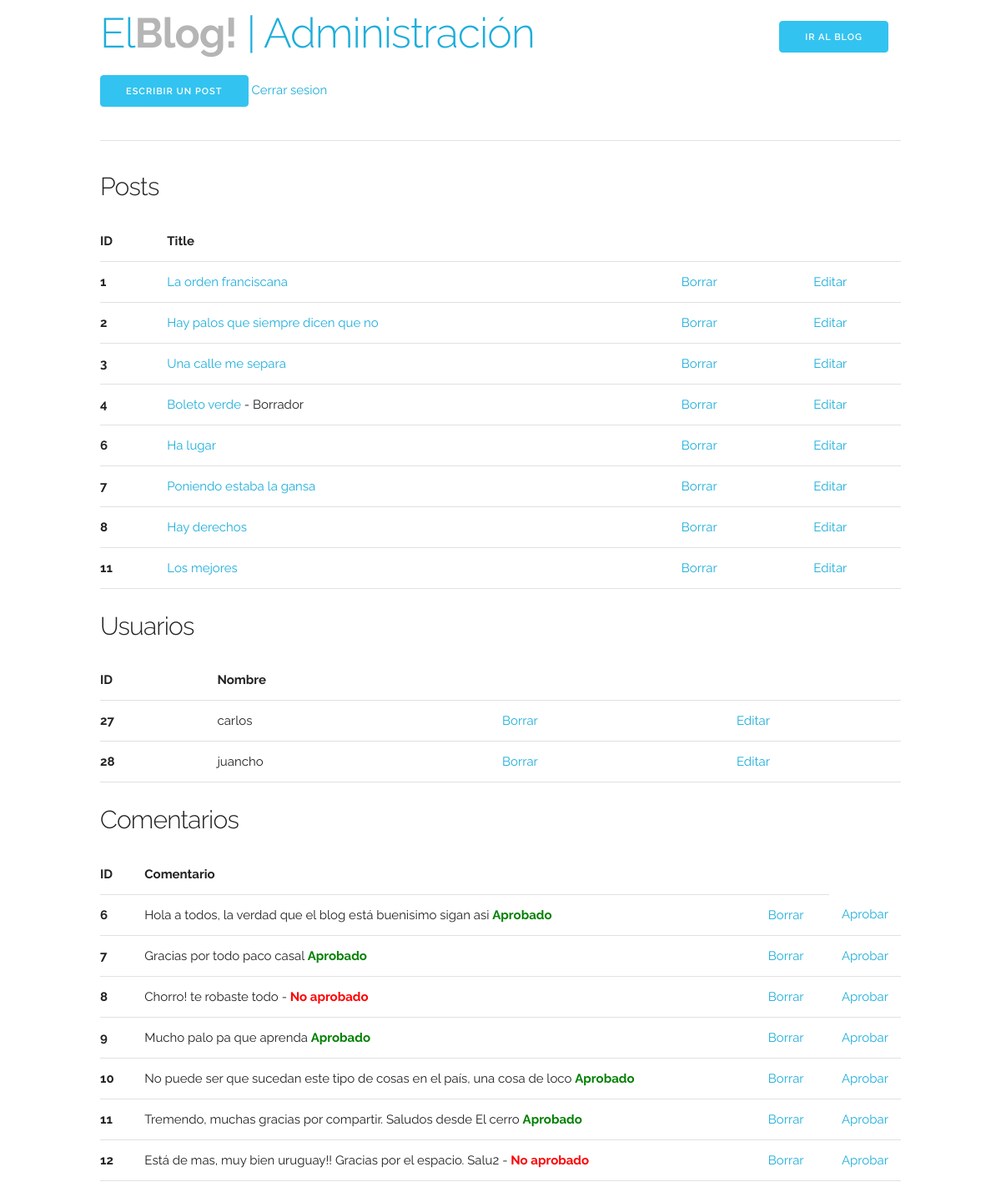
Page /admin/main.php (signed in) on the committed database.
### tables this page shows
CREATE TABLE IF NOT EXISTS `posts` (
  `id` int(11) NOT NULL,
  `title` varchar(255) NOT NULL,
  `content` text NOT NULL,
  `status` tinyint(4) NOT NULL DEFAULT '1',
  `countComments` int(11) NOT NULL,
  `img` text NOT NULL
);

CREATE TABLE IF NOT EXISTS `user` (
  `id` int(11) NOT NULL,
  `name` varchar(100) NOT NULL,
  `password` text NOT NULL,
  `hash` varchar(150) NOT NULL,
  `email` varchar(200) NOT NULL
);

CREATE TABLE IF NOT EXISTS `comments` (
  `id` int(11) NOT NULL,
  `idPost` int(11) NOT NULL,
  `name` varchar(255) NOT NULL,
  `email` varchar(255) NOT NULL,
  `comment` text NOT NULL,
  `status` tinyint(1) NOT NULL DEFAULT '0'
);

### app/models/Model.php (called while the page is built, shortened)
<?php
class Model
{
    private static $instance;
    public static function getInstance() {
        if( null === self::$instance ) {
          try {
              self::$instance = new PDO ("mysql:host=localhost;dbname=".self::DB_NAME."; charset=utf8", self::DB_USER, self::DB_PASS );
              self::$instance->setAttribute(PDO::ATTR_ERRMODE, PDO::ERRMODE_EXCEPTION);
          } catch(PDOException $e) {
              $this->_error = $e->getMessage();
          }
        }
        return self::$instance;
    }
}

### app/models/Post.php (called while the page is built, shortened)
<?php
include_once("Model.php");
class Post extends Model
{
    private $_db;
    public function __construct() {
        $this->_db = Model::getInstance();
    }
    public function listarPosts() {
      $sql = null;
      try {
            $sql = $this->_db->query("SELECT * FROM posts");
            $sql->setFetchMode(PDO::FETCH_OBJ);
        } catch(PDOException $e) {
            $this->_error = $e->getMessage();
        }
        return $sql;
    }
}

### app/models/Usuario.php (called while the page is built, shortened)
<?php
include_once('Model.php');
class Usuario extends Model
{
    private $_db;
    public function __construct() {
        $this->_db = Model::getInstance();
    }
    public function listarUsuarios() {
      $sql = null;
      try {
            $sql = $this->_db->query("SELECT * FROM user");
            $sql->setFetchMode(PDO::FETCH_OBJ);
        } catch(PDOException $e) {
            $this->_error = $e->getMessage();
        }
        return $sql;
    }
}

### app/models/Comments.php (called while the page is built, shortened)
<?php
include_once("Model.php");
class Comment extends Model
{
    private $_db;
    public function __construct() {
        $this->_db = Model::getInstance();
    }
    public function listarComments() {
      $sql = null;
      try {
            $sql = $this->_db->query("SELECT * FROM comments");
            $sql->setFetchMode(PDO::FETCH_OBJ);
        } catch(PDOException $e) {
            $this->_error = $e->getMessage();
        }
        return $sql;
    }
}

### app/views/vista_main.php (the view, shortened to what this page needs)
<!DOCTYPE html>
<html lang="en">
<head>
  <link rel="stylesheet" href="../css/normalize.css">
  <link rel="stylesheet" href="../css/skeleton.css">
  <link rel="stylesheet" href="../style.css">
</head>
<body>
  <div class="container">
    <?php include_once('headerAdmin.php') ?>
    <div class="row">
    <div class="u-full-width">
      <div id="posts">
        <h4>Posts</h4>
      <table class="u-full-width">
        <thead>
          <tr>
            <th>ID</th>
            <th>Title</th>
            <th>&nbsp;</th>
            <th>&nbsp;</th>
          </tr>
        </thead>
        <tbody>
          <?php
                foreach( $listaPosts as $pst ) {
               ?>
                <tr>
                      <td><strong><?php echo $pst->id ?></strong></td>
                      <td><a <?php echo 'href="../post.php?id='. $pst->id.'"'; ?> ><?php echo $pst->title ?></a> <?php if ($pst->status == 0) { echo " - Borrador";}?></td>
                      <td><a  <?php echo 'href="../app/delete_post.php?id='. $pst->id.'"'; ?> >Borrar</a></td>
                      <td><a   <?php echo 'href="edit.php?id='. $pst->id.'"'; ?> >Editar</a></td>
                </tr>
              <?php
                 }
              ?>
        </tbody>
      </table>
      </div>
</div>
    <div class="u-full-width">
        <div id="users">
          <h4>Usuarios</h4>
      <table class="u-full-width">
        <thead>
          <tr>
            <th>ID</th>
            <th>Nombre</th>
            <th>&nbsp;</th>
            <th>&nbsp;</th>
          </tr>
        </thead>
        <tbody>
          <?php
                foreach( $listaUsuarios as $usr ) { ?>
                <tr>
                      <td><strong><?php echo $usr->id ?></strong></td>
                      <td><?php echo $usr->name ?></td>
                      <td><a  <?php echo 'href="../app/delete_usuario.php?id='. $usr->id.'"'; ?> >Borrar</a></td>
                      <td><a   <?php echo 'href="edit-user.php?id='. $usr->id.'"'; ?> >Editar</a></td>
                </tr>
              <?php
                 }
              ?>
        </tbody>
      </table>
        </div>
    </div>
    <div class="u-full-width">
        <div id="users">
          <h4>Comentarios</h4>
      <table class="u-full-width">
        <thead>
          <tr>
            <th>ID</th>
            <th>Comentario</th>
            <th>&nbsp;</th>
          </tr>
        </thead>
        <tbody>
          <?php
                foreach( $listaComments as $cmt ) { ?>
                <tr>
                      <td><strong><?php echo $cmt->id ?></strong></td>
                      <td><?php echo $cmt->comment ?> <?php if ($cmt->status == 0) { echo " - <strong style='color:red'>No aprobado</strong>";} elseif ($cmt->status == 1) {echo "<strong style='color:green'>Aprobado</strong>";}?></td>
                      <td><a  <?php echo 'href="../app/delete_comment.php?id='. $cmt->id.'&postID='.$cmt->idPost.'"'; ?> >Borrar</a></td>
                      <td><a   <?php echo 'href="../app/aprobar_comentario.php?id='. $cmt->id.'"'; ?> >Aprobar</a></td>
                </tr>
              <?php
                 }
              ?>
        </tbody>
      </table>
        </div>
    </div>
    </div>
  </div>
</body>
</html>

### css/skeleton.css (style rules this page uses)
.container { position: relative; width: 100%; max-width: 960px; margin: 0 auto; padding: 0 20px; box-sizing: border-box; }
@media (min-width: 400px) { .container { width: 85%; padding: 0; } }
@media (min-width: 550px) { .container { width: 80%; } }
html { font-size: 62.5%; }
body { font-size: 1.5em; line-height: 1.6; font-weight: 400; font-family: "Raleway", "HelveticaNeue", "Helvetica Neue", Helvetica, Arial, sans-serif; color: #222; }
h1, h2, h3, h4, h5, h6 { margin-top: 0; margin-bottom: 2rem; font-weight: 300; }
h4 { font-size: 2.4rem; line-height: 1.35; letter-spacing: -.08rem; }
@media (min-width: 550px) { h4 { font-size: 3.0rem; } }
a { color: #1EAEDB; }
th, td { padding: 12px 15px; text-align: left; border-bottom: 1px solid #E1E1E1; }
th:first-child, td:first-child { padding-left: 0; }
th:last-child, td:last-child { padding-right: 0; }
pre, blockquote, dl, figure, table, p, ul, ol, form { margin-bottom: 2.5rem; }
.u-full-width { width: 100%; box-sizing: border-box; }
.container:after, .row:after, .u-cf { content: ""; display: table; clear: both; }

### style.css (style rules this page uses)
a { text-decoration: none; }

### rows in the picture
posts: id "1", title "La orden franciscana"
posts: id "2", title "Hay palos que siempre dicen que no"
posts: id "3", title "Una calle me separa"
posts: id "4", title "Boleto verde", status "- Borrador"
posts: id "6", title "Ha lugar"
posts: id "7", title "Poniendo estaba la gansa"
posts: id "8", title "Hay derechos"
posts: id "11", title "Los mejores"
user: id "27", name "carlos"
user: id "28", name "juancho"
comments: id "6", comment "Hola a todos, la verdad que el blog está buenisimo sigan asi", status "Aprobado"
comments: id "7", comment "Gracias por todo paco casal", status "Aprobado"
comments: id "8", comment "Chorro! te robaste todo", status "No aprobado"
comments: id "9", comment "Mucho palo pa que aprenda", status "Aprobado"
comments: id "10", comment "No puede ser que sucedan este tipo de cosas en el país, una cosa de loco", status "Aprobado"
comments: id "11", comment "Tremendo, muchas gracias por compartir. Saludos desde El cerro", status "Aprobado"
comments: id "12", comment "Está de mas, muy bien uruguay!! Gracias por el espacio. Salu2", status "No aprobado"
